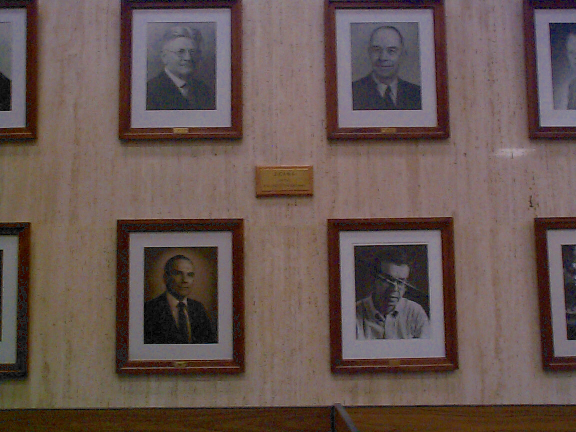
%> input picture 4th_sem_grad/IMPROCESSING2/GeoTranForm/w0.png, 576 x 432 px
$ octave Start.m   (GNU Octave 9; MATLAB toolbox functions it lacks are replaced by stand-ins)
%> lines starting %> are read from the running program, lines starting %| are printed output that depends on the picture
w0 = imread('w0.png');
%> w0 is the input picture: size 432x576x3 uint8; mean R, G, B 103.5, 86.3, 82
w1 = imread('w1.png');
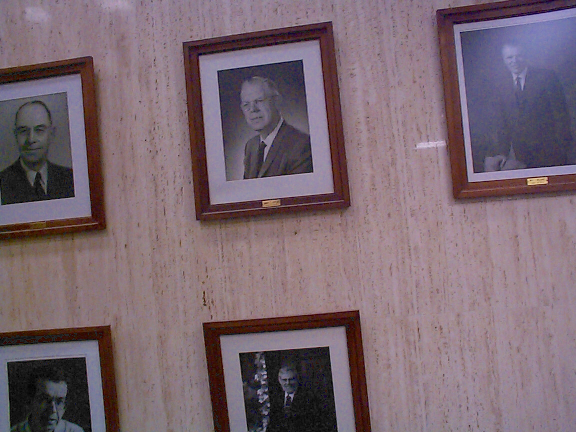
%> input picture 4th_sem_grad/IMPROCESSING2/GeoTranForm/w1.png, 576 x 432 px
%> w1 is the input picture: size 432x576x3 uint8; mean R, G, B 121.9, 103.5, 112.8
w2c = imread('w2c.png');
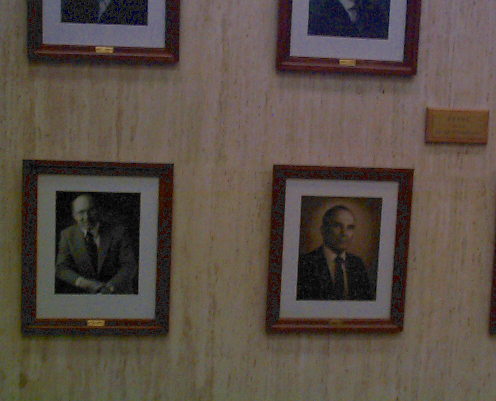
%> input picture 4th_sem_grad/IMPROCESSING2/GeoTranForm/w2c.png, 496 x 401 px
%> w2c is the input picture: size 401x496x3 uint8; mean R, G, B 89.1, 77.8, 69.6
w3c = imread('w3c.png');
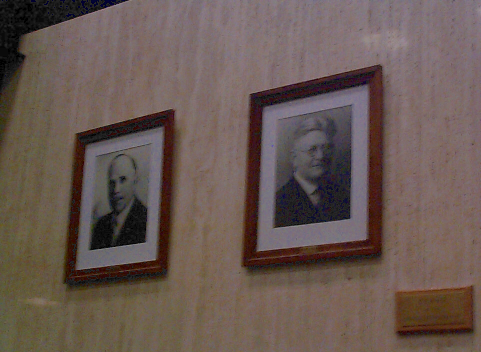
%> input picture 4th_sem_grad/IMPROCESSING2/GeoTranForm/w3c.png, 481 x 352 px
%> w3c is the input picture: size 352x481x3 uint8; mean R, G, B 104.8, 88.7, 82.6

% [11 lines of commented-out code are left out]
